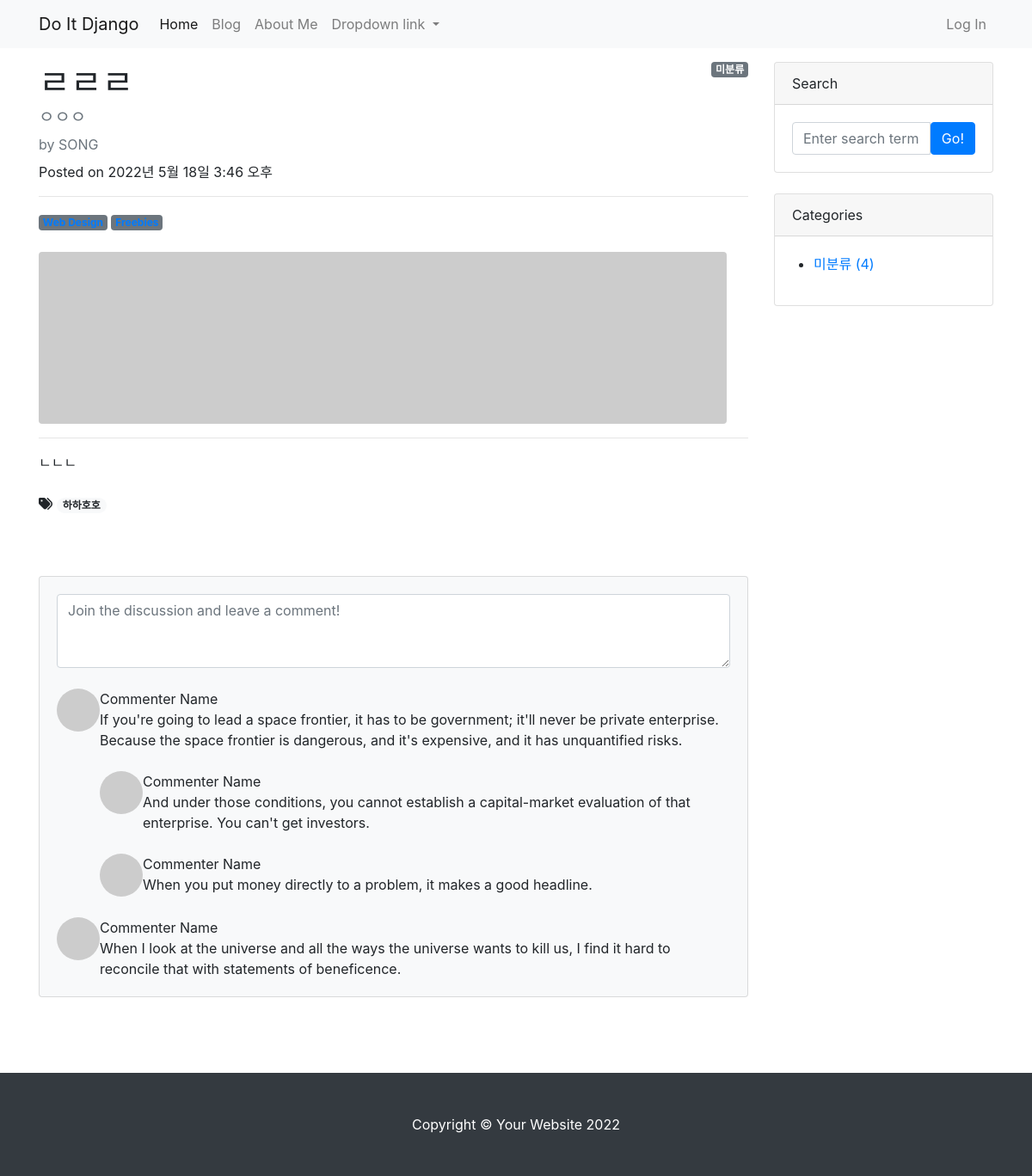
The app's page /blog/4/ with its own data.
### blog/models.py (models this page shows, shortened)
class Post(models.Model):
    title = models.CharField(max_length=30)
    hook_text = models.CharField(max_length=100, blank=True)
    content = models.TextField()
    head_image = models.ImageField(upload_to='blog/images/%Y/%m/%d/', blank=True)
    file_upload = models.FileField(upload_to='blog/files/%Y/%m/%d/', blank=True)
    created_at = models.DateTimeField(auto_now_add=True)
    updated_at = models.DateTimeField(auto_now=True)
    author = models.ForeignKey(User, null=True, on_delete=models.SET_NULL)
    category = models.ForeignKey(Category, null=True, blank=True, on_delete=models.SET_NULL)
    tags = models.ManyToManyField(Tag, blank=True)

class Tag(models.Model):
    name = models.CharField(max_length=50)
    slug = models.SlugField(max_length=200, unique=False, allow_unicode=True)
    def __str__(self):
        return self.name
    def get_absolute_url(self):
        return f'/blog/tag/{self.slug}/'

### blog/views.py (the view)
# urls.py: path('<int:pk>/', views.PostDetail.as_view()),
class PostDetail(DetailView):
    model = Post
    def get_context_data(self, **kwargs):
        context = super(PostDetail, self).get_context_data()
        context['categories'] = Category.objects.all()
        context['no_category_post_count'] = Post.objects.filter(category= None).count()
        return context

### blog/templates/blog/post_detail.html (shortened to what this page needs)
{% extends 'blog/base.html' %}
{% block main_area %}
<div id="post-area">
    {% if post.category %}
    <span class="badge badge-secondary float-right">{{ post.category }}</span>
    {% else%}
    <span class="badge badge-secondary float-right">미분류</span>
    {% endif %}
<header class="mb-4">
    <h1 class="fw-bolder mb-1">{{ post.title }}</h1>
    <h5 class="text-muted">{{ post.hook_text }}</h5>
    <div class="text-muted fst-italic mb-2">by {{ post.author | upper }}</div>
    <p>Posted on {{ post.created_at }}</p>
    <hr>
    <a class="badge bg-secondary text-decoration-none link-light" href="#!">Web Design</a>
    <a class="badge bg-secondary text-decoration-none link-light" href="#!">Freebies</a>
</header>
<figure class="mb-4">
    {% if post.head_image %}
    <img class="img-fluid rounded" src="{{ post.head_image.url }}" alt="{{ post.title }} head_image">
</figure>
{% else %}
<img class="img-fluid rounded" src="https://picsum.photos/seed/{{ post.id }}/800/200" alt="random_image">
{% endif %}
<hr>
<section class="mb-5">
    <p class="fs-5 mb-4">{{ post.content }}</p>
    {% if post.tags.exists %}
    <i class="fa-solid fa-tags"></i>
                {% for tag in post.tags.iterator %}
    <a href="{{ tag.get_absolute_url }}"><span class="badge badge-pill badge-light">{{ tag }}</span></a>
    {% endfor %}
    <br/>
    <br/>
    {% endif %}
</section>
</div>
<div id="comment-area">
<section class="mb-5">
    <div class="card bg-light">
        <div class="card-body">
            <form class="mb-4"><textarea class="form-control" rows="3"
                    placeholder="Join the discussion and leave a comment!"></textarea></form>
            <div class="d-flex mb-4">
                <div class="flex-shrink-0"><img class="rounded-circle"
                        src="https://dummyimage.com/50x50/ced4da/6c757d.jpg" alt="..." /></div>
                <div class="ms-3">
                    <div class="fw-bold">Commenter Name</div>
                    If you're going to lead a space frontier, it has to be government; it'll never be
                    private enterprise. Because the space frontier is dangerous, and it's expensive, and
                    it has unquantified risks.
                    <div class="d-flex mt-4">
                        <div class="flex-shrink-0"><img class="rounded-circle"
                                src="https://dummyimage.com/50x50/ced4da/6c757d.jpg" alt="..." /></div>
                        <div class="ms-3">
                            <div class="fw-bold">Commenter Name</div>
                            And under those conditions, you cannot establish a capital-market evaluation
                            of that enterprise. You can't get investors.
                        </div>
                    </div>
                    <div class="d-flex mt-4">
                        <div class="flex-shrink-0"><img class="rounded-circle"
                                src="https://dummyimage.com/50x50/ced4da/6c757d.jpg" alt="..." /></div>
                        <div class="ms-3">
                            <div class="fw-bold">Commenter Name</div>
                            When you put money directly to a problem, it makes a good headline.
                        </div>
                    </div>
                </div>
            </div>
            <div class="d-flex">
                <div class="flex-shrink-0"><img class="rounded-circle"
                        src="https://dummyimage.com/50x50/ced4da/6c757d.jpg" alt="..." /></div>
                <div class="ms-3">
                    <div class="fw-bold">Commenter Name</div>
                    When I look at the universe and all the ways the universe wants to kill us, I find
                    it hard to reconcile that with statements of beneficence.
                </div>
            </div>
        </div>
    </div>
</section>
</div>
{% endblock %}

### records on screen
Post: title "ㄹㄹㄹ", hook_text "ㅇㅇㅇ", author "SONG", created_at "2022년 5월 18일 3:46 오후", content "ㄴㄴㄴ"
Tag: name "하하호호"

### other values on screen
{{ no_category_post_count }} "4"
